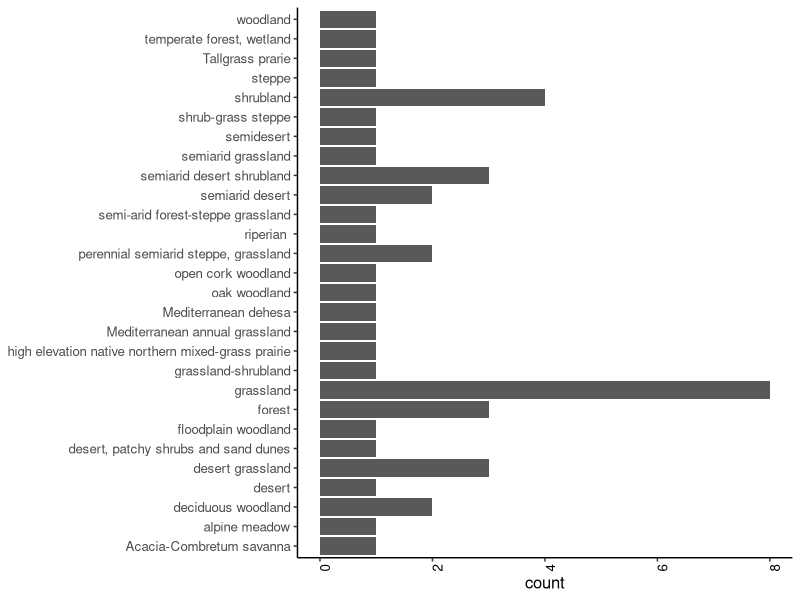

The R script that drew this image: (Note: this script raises an error after producing the figure.)
### This script will input the combined pulse meta-analysis extractions and create figures that summarize the collection

setwd("~/Documents/Emma/NAU/Pulse_Meta") # set to your working directory


library(tidyverse)
library(ggplot2)
library(gridExtra)
library(cowplot)
library(lubridate)


# Import data
dataIN_study = read.csv("Combined_study-source_info.csv", header = TRUE, skip = 1)
dataIN_pulse = read.csv("Combined_pulse-plot_info.csv", header = TRUE, skip = 1)
dataIN_record = read.csv("Combined_record_info.csv", header = TRUE, skip = 1)


# Make paper column for counting
d_study <- dataIN_study %>% mutate(paper = substr(Study.ID,1L,3L)) # extract first character

total_papers <- unique(d_study$paper)
length(total_papers)

# Make vegetation count graph

d_veg_count <- d_study %>%
  count(Vegetation.type)
d_veg_count <- d_veg_count[-1,]
d_veg_count <- d_veg_count %>%
  mutate()

(p_veg <- ggplot(d_veg_count) +
  geom_bar(aes(x=n, y=Vegetation.type), position="dodge", stat = "identity") +
  labs(title = NULL, y = NULL, x = "count") +
  theme(legend.position = "right",
        legend.title = element_blank(),
        legend.text=element_text(size=9),
        text = element_text(size=12),
        panel.background = element_rect(fill="white"),
        axis.line = element_line(color = "black"),
        axis.text.x = element_text(colour="black", angle = 90),
        plot.title = element_text(hjust = 0.5)))

path_out = "~/Documents/Emma/NAU/Pulse_Meta/graphs/" # set save path

ggsave2("p_veg.png", plot = p_veg, path = path_out)

######

length(dataIN_pulse$Pulse.ID) #682 (687 - blanks)

d_pulse_nat <- dataIN_pulse$Pulse.type[which(dataIN_pulse$Pulse.type == "Natural")] #168
d_pulse_exp <- dataIN_pulse$Pulse.type[which(dataIN_pulse$Pulse.type == "Experimental/applied")] #504
# 672 total, some were not filled out


###### variables
d_var_count <- dataIN_record %>%
  count(Variable)

(p_var <- ggplot(d_var_count) +
    geom_bar(aes(x=n, y=Variable), position="dodge", stat = "identity") +
    labs(title = NULL, y = "variables", x = "measurements") +
    theme(legend.position = "right",
          legend.title = element_blank(),
          legend.text=element_text(size=9),
          text = element_text(size=12),
          panel.background = element_rect(fill="white"),
          axis.line = element_line(color = "black"),
          axis.text.x = element_text(colour="black", angle = 90),
          plot.title = element_text(hjust = 0.5)))

path_out = "~/Documents/Emma/NAU/Pulse_Meta/graphs/" # set save path

ggsave2("p_var.png", plot = p_var, path = path_out)


### Here I made a map of the lat and long points, but some of the points don't seem real/ need to be checked

#library(sf)

#locations <- d_study %>%
#  select(lat = Latitude, long = Longitude)

# remove 30, 39, 40 because they don't seem real
#locations <- locations[-c(30,39,40),]
#locations <-  locations[complete.cases(locations [,1:2]),]

#my_sf <- st_as_sf(locations, coords = c('long', 'lat'))

#my_sf <- st_set_crs(my_sf, crs = 4326)
                  
#Plot it:
                  
#ggplot(my_sf) + 
#  geom_sf()

#plot(locations$long, locations$lat)


### Combine variable names that are the same, drop variable names we don't need yet for the prelim analysis (see 11/3 /21 meeting notes)

# Drop rows with variables we don't care about right now
d_record <-subset(dataIN_record, 
                  Variable!="RH" & Variable!="VPD" & Variable!="Air temp" & Variable!="observed leaf delta18O"
                  & Variable!="observed evaporation delta18O" & Variable!="observed ET delta18O" & Variable!="modelled T delta18O"
                  & Variable!="modelled evaporation delta18O" & Variable!="observed leaf delta18O" & Variable!="Euclidean distance from orgin"
                  & Variable!="Euclidean distance" & Variable!="Cumulative euclidean distance" & Variable!="biomass increment"
                  & Variable!="ci" & Variable!="modelled evaporation")

# Combine variable names in a new row
d_record <- d_record %>%
  mutate(newVariable = case_when(Variable %in% c("rsoil", "rhetero", "rauto", "LN(rsoil)") ~ "belowgroundR",
                                 Variable %in% c("rd") ~ "abovegroundgroundR",
                                 Variable %in% c("reco") ~ "ecosystemR",
                                 Variable %in% c("npp", "nee") ~ "NPP",
                                 Variable %in% c("gpp", "gee") ~ "GPP",
                                 Variable %in% c("gs", "stomatal conductance") ~ "stomatal conductance",
                                 Variable %in% c("VWC", "soil water content") ~ "soil water content",
                                 Variable %in% c("stem sapflow velocity", "sap velocity", "root sap velocity" , 
                                                 "lateral root sapflow velocity", "primary sinker root sapflow velocity", "t (transpiration)") ~ "T"))
        # should we also combine anet and PAR?

# If the newVariable column has NAs, fill in with Variable column
d_record$newVariable <- ifelse(is.na(d_record$newVariable), d_record$Variable, d_record$newVariable )


(var_names <- unique(d_record$newVariable))

d_var_count <- d_record %>%
  count(newVariable)

(p_var <- ggplot(d_var_count) +
    geom_bar(aes(x=n, y=newVariable), position="dodge", stat = "identity") +
    labs(title = NULL, y = "variables", x = "measurements") +
    theme(legend.position = "right",
          legend.title = element_blank(),
          legend.text=element_text(size=9),
          text = element_text(size=12),
          panel.background = element_rect(fill="white"),
          axis.line = element_line(color = "black"),
          axis.text.x = element_text(colour="black", angle = 90),
          plot.title = element_text(hjust = 0.5)))



